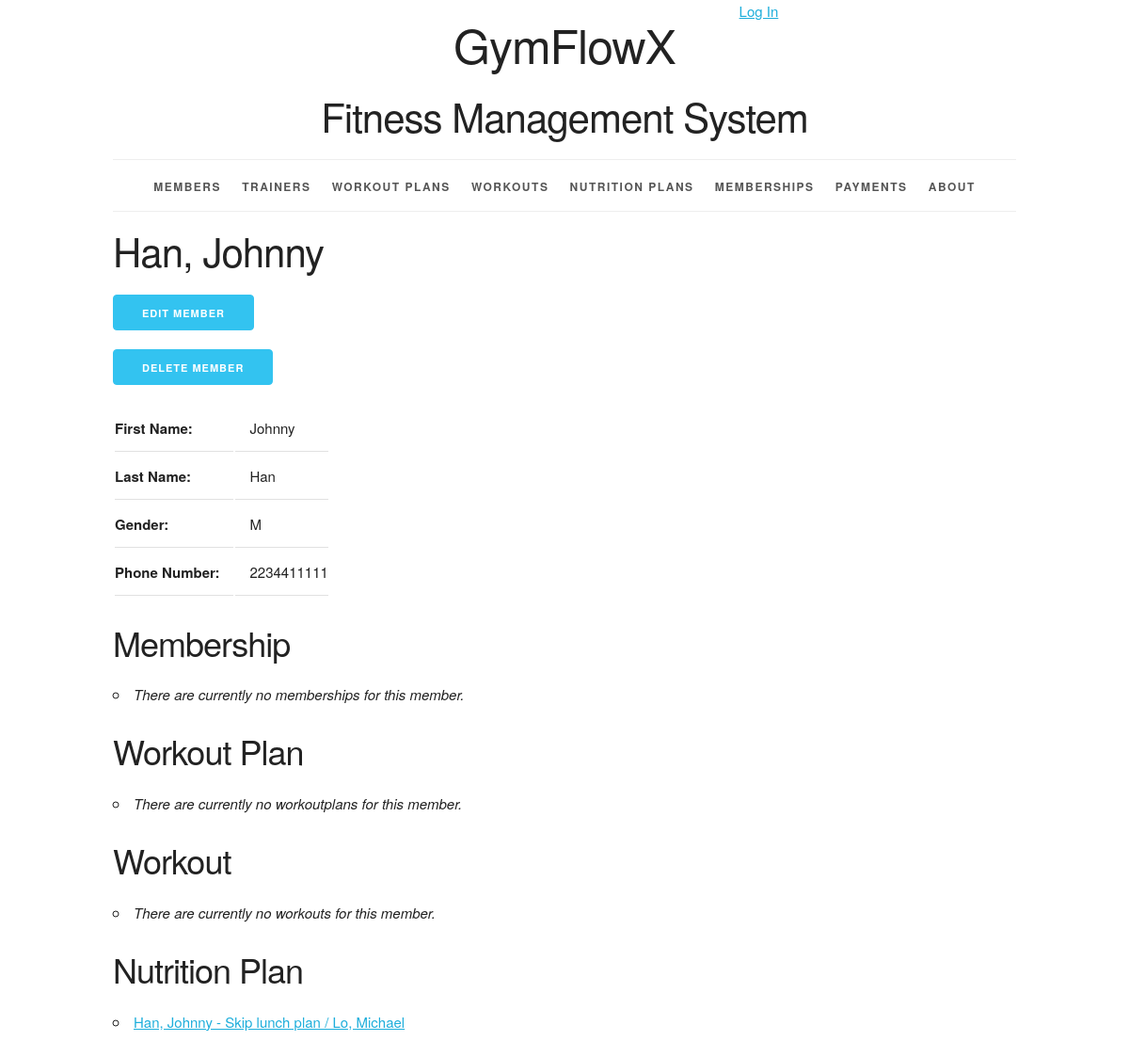
/member/8/, run on an earlier commit of the app's database.
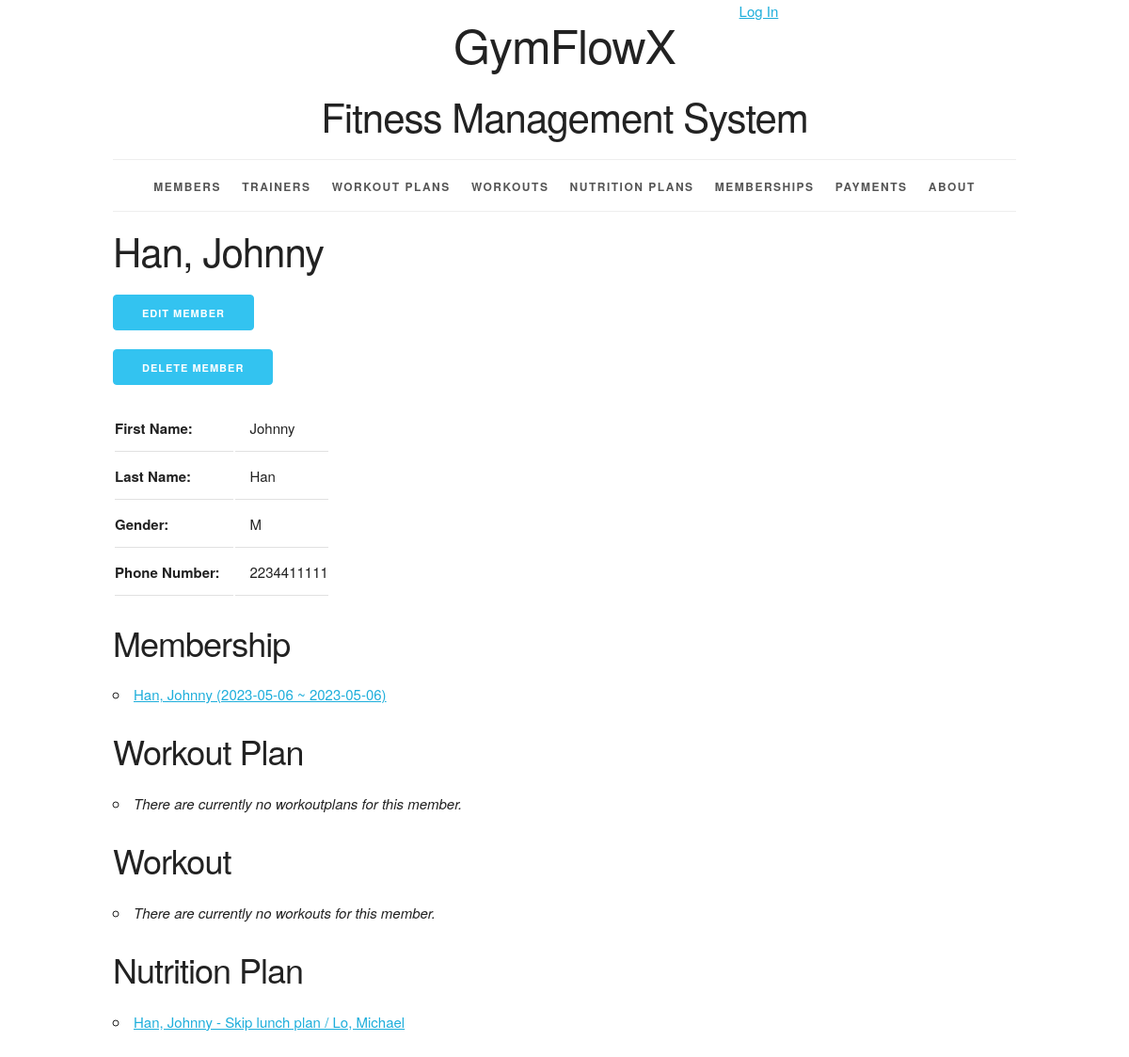
And on a later commit of the database.
### workoutinfo/models.py (models this page shows, shortened)
class NutritionPlan(models.Model):
    TIME_CHOICES = [
        ('breakfast', 'BREAKFAST'),
        ('lunch', 'LUNCH'),
        ('dinner', 'DINNER'),
    ]
    nutrition_plan_id = models.AutoField(primary_key=True)
    name = models.CharField(max_length=255)
    description = models.TextField()
    member = models.ForeignKey(Member, related_name='nutritionplans', on_delete=models.PROTECT)
    trainer = models.ForeignKey(Trainer, related_name='nutritionplans', on_delete=models.PROTECT)
    def __str__(self):
        return f"{self.member} - {self.name} / {self.trainer}"
    def get_absolute_url(self):
        return reverse('workoutinfo_nutritionplan_detail_urlpattern',
                       kwargs={'pk': self.pk}
                       )
    class Meta:
        ordering = ['member', 'name', 'trainer']
        constraints = [
            UniqueConstraint(fields=['member', 'name'], name='unique_nutritionplan')
        ]

class Member(models.Model):
    MALE = 'M'
    FEMALE = 'F'
    OTHER = 'O'
    GENDER_CHOICES = [
        (MALE, 'Male'),
        (FEMALE, 'Female'),
        (OTHER, 'Other'),
    ]
    member_id = models.AutoField(primary_key=True)
    first_name = models.CharField(max_length=45)
    last_name = models.CharField(max_length=45)
    disambiguator = models.CharField(max_length=45, blank=True, default='')
    gender = models.CharField(max_length=1, choices=GENDER_CHOICES)
    phone_number = models.CharField(
        max_length=15,
        validators=[RegexValidator(
            r'^\+?\d{9,15}$',
            'Enter a valid phone number.'
        )]
    )
    def __str__(self):
        if self.disambiguator == '':
            return '%s, %s' % (self.last_name, self.first_name)
        else:
            result = '%s, %s (%s)' % (self.last_name, self.first_name, self.disambiguator)
        return result
    def get_update_url(self):
        return reverse('workoutinfo_member_update_urlpattern',
                        kwargs={'pk': self.pk})
    def get_delete_url(self):
        return reverse('workoutinfo_member_delete_urlpattern',
                        kwargs={'pk': self.pk})
    class Meta:
        ordering = ['last_name', 'first_name', 'disambiguator']
        constraints = [
            models.UniqueConstraint(fields=['last_name', 'first_name', 'phone_number'], name='unique_member')
        ]

class Trainer(models.Model):
    GENDER_CHOICES = [
        ('M', 'Male'),
        ('F', 'Female'),
        ('O', 'Other'),
    ]
    member_id = models.AutoField(primary_key=True)
    first_name = models.CharField(max_length=45)
    last_name = models.CharField(max_length=45)
    disambiguator = models.CharField(max_length=45, blank=True, default='')
    gender = models.CharField(max_length=1, choices=GENDER_CHOICES)
    phone_number = models.CharField(
        max_length=15,
        validators=[RegexValidator(
            r'^\+?\d{9,15}$',
            'Enter a valid phone number.'
        )]
    )
    def __str__(self):
        if self.disambiguator == '':
            return '%s, %s' % (self.last_name, self.first_name)
        else:
            result = '%s, %s (%s)' % (self.last_name, self.first_name, self.disambiguator)
        return result
    class Meta:
        ordering = ['last_name', 'first_name', 'disambiguator']
        constraints = [
            UniqueConstraint(fields=['last_name', 'first_name', 'phone_number'], name='unique_trainer')
        ]

class Membership(models.Model):
    membership_id = models.AutoField(primary_key=True)
    start_date = models.DateField()
    end_date = models.DateField()
    member = models.ForeignKey(Member, related_name='memberships', on_delete=models.PROTECT)
    def __str__(self):
        return f"{self.member} ({self.start_date} ~ {self.end_date})"
    def get_absolute_url(self):
        return reverse('workoutinfo_membership_detail_urlpattern',
                       kwargs={'pk': self.pk}
                       )
    class Meta:
        ordering = ['member', 'start_date', 'end_date']
        constraints = [
            UniqueConstraint(fields=['member', 'start_date', 'end_date'], name='unique_membership')
        ]

### workoutinfo/views.py (the view)
class MemberDetail(DetailView):
    model = Member
    def get_context_data(self, **kwargs):
        context = super(DetailView, self).get_context_data(**kwargs)
        member = self.get_object()
        membership_list = member.memberships.all()
        workoutplan_list = member.workoutplans.all()
        workout_list = member.workouts.all()
        nutritionplan_list = member.nutritionplans.all()
        context['membership_list'] = membership_list
        context['workoutplan_list'] = workoutplan_list
        context['workout_list'] = workout_list
        context['nutritionplan_list'] = nutritionplan_list
        return context

### workoutinfo/templates/workoutinfo/member_detail.html (shortened to what this page needs)
{% extends 'workoutinfo/base.html' %}
{% block content %}
    <h2>{{ member }}</h2>
    <ul class="ezu-button-list">
        <li>
          <a href="{{ member.get_update_url }}"
             class="button button-primary">
            Edit Member</a></li>
        <li>
          <a href="{{ member.get_delete_url }}"
             class="button button-primary">
            Delete Member</a></li>
    </ul>
    <section>
        <table>
            <tr>
                <th>First Name:</th>
                <td>{{ member.first_name }}</td>
            </tr>
            <tr>
                <th>Last Name:</th>
                <td>{{ member.last_name }}</td>
            </tr>
            <tr>
                <th>Gender:</th>
                <td>{{ member.gender }}</td>
            </tr>
            <tr>
                <th>Phone Number:</th>
                <td>{{ member.phone_number }}</td>
            </tr>
        </table>
    </section>
    <section>
        <h3>Membership</h3>
        <ul>
            {% for membership in membership_list %}
                <li>
                    <a href="{{ membership.get_absolute_url }}">{{ membership }}</a>
                </li>
            {% empty %}
                <li><em>There are currently no memberships for this member.</em></li>
            {% endfor %}
        </ul>
    </section>
    <section>
        <h3>Workout Plan</h3>
        <ul>
            {% for workoutplan in workoutplan_list %}
                <li>
                    <a href="{{ workoutplan.get_absolute_url }}">{{ workoutplan }}</a>
                </li>
            {% empty %}
                <li><em>There are currently no workoutplans for this member.</em></li>
            {% endfor %}
        </ul>
    </section>
    <section>
        <h3>Workout</h3>
        <ul>
            {% for workout in workout_list %}
                <li>
                    <a href="{{ workout.get_absolute_url }}">{{ workout }}</a>
                </li>
            {% empty %}
                <li><em>There are currently no workouts for this member.</em></li>
            {% endfor %}
        </ul>
    </section>
    <section>
        <h3>Nutrition Plan</h3>
        <ul>
            {% for nutritionplan in nutritionplan_list %}
                <li>
                    <a href="{{ nutritionplan.get_absolute_url }}">{{ nutritionplan }}</a>
                </li>
            {% empty %}
                <li><em>There are currently no nutritionplans for this member.</em></li>
            {% endfor %}
        </ul>
    </section>
{% endblock %}

What changed in the data, as far as the page shows it:
added Membership: member+start_date+end_date "Han, Johnny (2023-05-06 ~ 2023-05-06)"
Also different on the page:
text no longer shown: "There are currently no memberships for this member."
